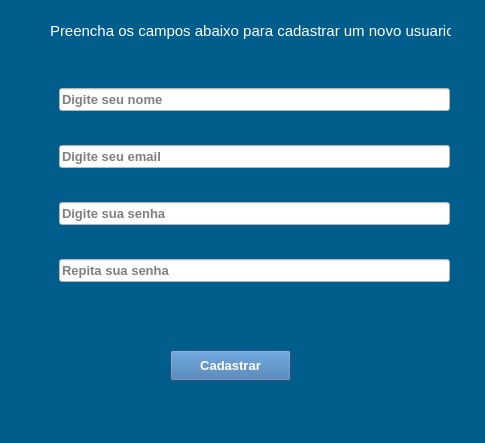
<?xml version="1.0" encoding="UTF-8"?>
<ui version="4.0">
 <class>MainWindow</class>
 <widget class="QMainWindow" name="MainWindow">
  <property name="geometry">
   <rect>
    <x>0</x>
    <y>0</y>
    <width>485</width>
    <height>443</height>
   </rect>
  </property>
  <property name="minimumSize">
   <size>
    <width>485</width>
    <height>443</height>
   </size>
  </property>
  <property name="maximumSize">
   <size>
    <width>485</width>
    <height>443</height>
   </size>
  </property>
  <property name="font">
   <font>
    <family>Consolas</family>
    <pointsize>7</pointsize>
   </font>
  </property>
  <property name="contextMenuPolicy">
   <enum>Qt::NoContextMenu</enum>
  </property>
  <property name="windowTitle">
   <string>Cadastro</string>
  </property>
  <property name="windowIcon">
   <iconset>
    <normaloff>../Imagens/carrinhodecompras.png</normaloff>../Imagens/carrinhodecompras.png</iconset>
  </property>
  <property name="styleSheet">
   <string notr="true">
background-color: rgb(0, 93, 140);</string>
  </property>
  <widget class="QWidget" name="centralwidget">
   <widget class="QLabel" name="label">
    <property name="geometry">
     <rect>
      <x>50</x>
      <y>10</y>
      <width>401</width>
      <height>41</height>
     </rect>
    </property>
    <property name="font">
     <font>
      <pointsize>11</pointsize>
      <weight>50</weight>
      <bold>false</bold>
     </font>
    </property>
    <property name="styleSheet">
     <string notr="true">color: rgb(255, 255, 255);</string>
    </property>
    <property name="text">
     <string>Preencha os campos abaixo para cadastrar um novo usuario!</string>
    </property>
   </widget>
   <widget class="QPushButton" name="pushButton">
    <property name="geometry">
     <rect>
      <x>170</x>
      <y>350</y>
      <width>121</width>
      <height>31</height>
     </rect>
    </property>
    <property name="font">
     <font>
      <pointsize>10</pointsize>
      <weight>75</weight>
      <bold>true</bold>
     </font>
    </property>
    <property name="styleSheet">
     <string notr="true">background-color: rgb(56, 112, 168);
color: rgb(255, 255, 255);</string>
    </property>
    <property name="text">
     <string>Cadastrar</string>
    </property>
   </widget>
   <widget class="QWidget" name="verticalLayoutWidget">
    <property name="geometry">
     <rect>
      <x>59</x>
      <y>60</y>
      <width>391</width>
      <height>251</height>
     </rect>
    </property>
    <layout class="QVBoxLayout" name="verticalLayout">
     <item>
      <widget class="QLineEdit" name="lineEdit">
       <property name="font">
        <font>
         <pointsize>10</pointsize>
         <weight>75</weight>
         <bold>true</bold>
        </font>
       </property>
       <property name="whatsThis">
        <string/>
       </property>
       <property name="styleSheet">
        <string notr="true">background-color: rgb(255, 255, 255);</string>
       </property>
       <property name="inputMask">
        <string/>
       </property>
       <property name="text">
        <string notr="true"/>
       </property>
       <property name="dragEnabled">
        <bool>false</bool>
       </property>
       <property name="readOnly">
        <bool>false</bool>
       </property>
       <property name="placeholderText">
        <string>Digite seu nome </string>
       </property>
       <property name="cursorMoveStyle">
        <enum>Qt::LogicalMoveStyle</enum>
       </property>
      </widget>
     </item>
     <item>
      <widget class="QLineEdit" name="lineEdit_2">
       <property name="font">
        <font>
         <pointsize>10</pointsize>
         <weight>75</weight>
         <bold>true</bold>
        </font>
       </property>
       <property name="styleSheet">
        <string notr="true">background-color: rgb(255, 255, 255);</string>
       </property>
       <property name="placeholderText">
        <string>Digite seu email</string>
       </property>
      </widget>
     </item>
     <item>
      <widget class="QLineEdit" name="lineEdit_3">
       <property name="font">
        <font>
         <pointsize>10</pointsize>
         <weight>75</weight>
         <bold>true</bold>
        </font>
       </property>
       <property name="styleSheet">
        <string notr="true">background-color: rgb(255, 255, 255);</string>
       </property>
       <property name="echoMode">
        <enum>QLineEdit::Password</enum>
       </property>
       <property name="placeholderText">
        <string>Digite sua senha</string>
       </property>
      </widget>
     </item>
     <item>
      <widget class="QLineEdit" name="lineEdit_4">
       <property name="font">
        <font>
         <pointsize>10</pointsize>
         <weight>75</weight>
         <bold>true</bold>
        </font>
       </property>
       <property name="styleSheet">
        <string notr="true">background-color: rgb(255, 255, 255);</string>
       </property>
       <property name="text">
        <string/>
       </property>
       <property name="echoMode">
        <enum>QLineEdit::Password</enum>
       </property>
       <property name="placeholderText">
        <string>Repita sua senha</string>
       </property>
      </widget>
     </item>
    </layout>
   </widget>
   <widget class="QLabel" name="label_2">
    <property name="geometry">
     <rect>
      <x>116</x>
      <y>320</y>
      <width>262</width>
      <height>23</height>
     </rect>
    </property>
    <property name="font">
     <font>
      <pointsize>10</pointsize>
      <weight>75</weight>
      <italic>false</italic>
      <bold>true</bold>
     </font>
    </property>
    <property name="styleSheet">
     <string notr="true">color: rgb(255, 255, 0);</string>
    </property>
    <property name="text">
     <string/>
    </property>
   </widget>
  </widget>
  <widget class="QMenuBar" name="menubar">
   <property name="geometry">
    <rect>
     <x>0</x>
     <y>0</y>
     <width>485</width>
     <height>20</height>
    </rect>
   </property>
  </widget>
  <widget class="QStatusBar" name="statusbar"/>
 </widget>
 <resources/>
 <connections/>
</ui>
